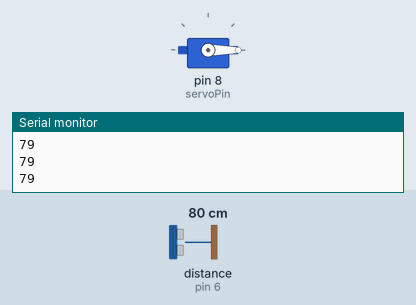
Simulated run of this sketch. Board: Arduino Uno, built with avr-gcc and run on an emulated ATmega328P. Shown: servo, the last lines printed to the serial monitor. Wiring (inferred from the names in the program): ultrasonic range finder: trigger pin 5; echo pin 6. The inputs (shaded band) are chosen by the test bench; at power-on: distance to the obstacle (sensor on pin 6) 80 cm. The echo pulse lasts 58.3 µs per cm.

Above: at 1.3 s.
1.4 s: distance to the obstacle (sensor on pin 6) set to 55 cm
2.9 s: distance to the obstacle (sensor on pin 6) set to 47 cm
At 3.37 s:
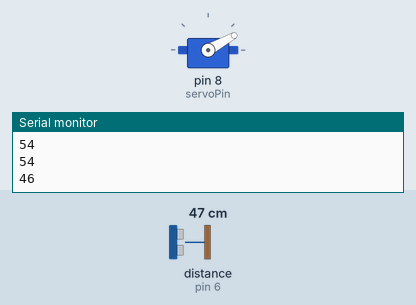
At 6.8 s:
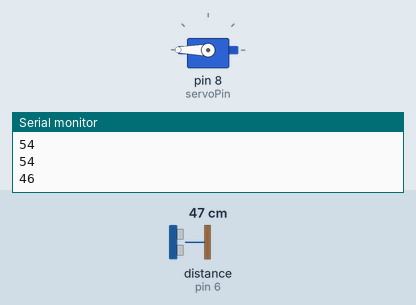
Timing chart, 0 to 11.9 s (numbered marks = the images above; inputs shaded):
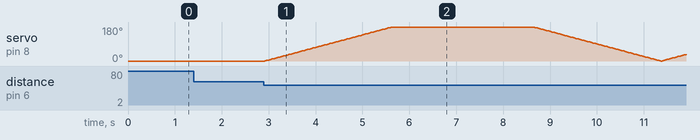

Measured:
- the behaviour switches between 51 and 50 cm on distance to the obstacle (sensor on pin 6) (found by bisection; images 0 and 1)

The sketch:

TempatSampah_Otomatis.ino
```cpp
#include <Servo.h>   //servo library
Servo servo;
int pos = 0;
#define trigPin  5   //pin trigger sensor
#define echoPin  6   //pin echo sensor
#define servoPin  8  //pin sinyal servo
int duration, distance, triger;

void setup() {
 Serial.begin(9600);
 servo.attach(servoPin);
 pinMode(trigPin, OUTPUT);
 pinMode(echoPin, INPUT);
 servo.write(0); // biar pas dinyalain nutup dulu
 delay(100);
}

void measure() {
  digitalWrite(10,HIGH);
  digitalWrite(trigPin, LOW);
  delayMicroseconds(5);
  digitalWrite(trigPin, HIGH);
  delayMicroseconds(15);
  digitalWrite(trigPin, LOW);
  pinMode(echoPin, INPUT);
  duration = pulseIn(echoPin, HIGH);
  distance = (duration/2) / 29.1;    // jarak
  triger = (distance);
}
void loop() {
  measure();
  Serial.println(distance);
  if (triger <50){
    for (pos = 0; pos <= 180; pos += 1) {
      servo.write(pos);
        delay(15);
    }
    delay(3000);
    for (pos = 180; pos >= 0; pos -= 1) { // goes from 180 degrees to 0 degrees
      servo.write(pos);              // tell servo to go to position in variable 'pos'
      delay(15);                       // waits 15ms for the servo to reach the position
      }
  }
}
```
